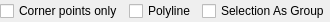
<?xml version="1.0" encoding="UTF-8"?>
<ui version="4.0">
 <class>LC_DrawBoundingBoxOptions</class>
 <widget class="QWidget" name="LC_DrawBoundingBoxOptions">
  <property name="geometry">
   <rect>
    <x>0</x>
    <y>0</y>
    <width>321</width>
    <height>22</height>
   </rect>
  </property>
  <property name="windowTitle">
   <string>Form</string>
  </property>
  <layout class="QGridLayout" name="gridLayout">
   <property name="leftMargin">
    <number>0</number>
   </property>
   <property name="topMargin">
    <number>1</number>
   </property>
   <property name="rightMargin">
    <number>0</number>
   </property>
   <property name="bottomMargin">
    <number>1</number>
   </property>
   <item row="0" column="2">
    <widget class="QCheckBox" name="cbAsGroup">
     <property name="toolTip">
      <string>If checked, bounding box for the entire selection will be created. Otherwise, it will be created for individual entities. </string>
     </property>
     <property name="text">
      <string>Selection As Group</string>
     </property>
    </widget>
   </item>
   <item row="0" column="0">
    <widget class="QCheckBox" name="cbCornerPointsOnly">
     <property name="toolTip">
      <string>If selected, only corner points will be drawn for bounding box. Otherwise, edge lines will be drawn.</string>
     </property>
     <property name="text">
      <string>Corner points only</string>
     </property>
    </widget>
   </item>
   <item row="0" column="1">
    <widget class="QCheckBox" name="cbPolyline">
     <property name="toolTip">
      <string>If selected, bounding box is drawn as polyline</string>
     </property>
     <property name="toolTipDuration">
      <number>4</number>
     </property>
     <property name="text">
      <string>Polyline</string>
     </property>
    </widget>
   </item>
  </layout>
 </widget>
 <resources/>
 <connections/>
</ui>
